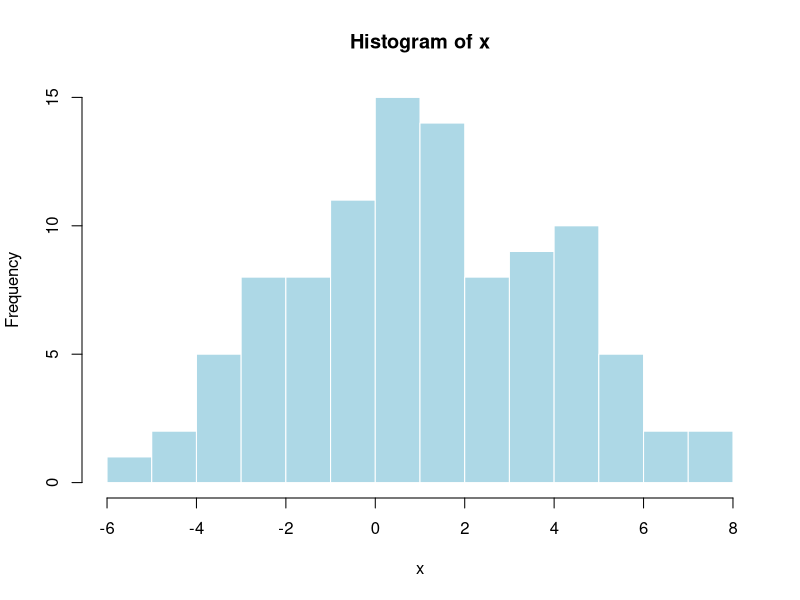
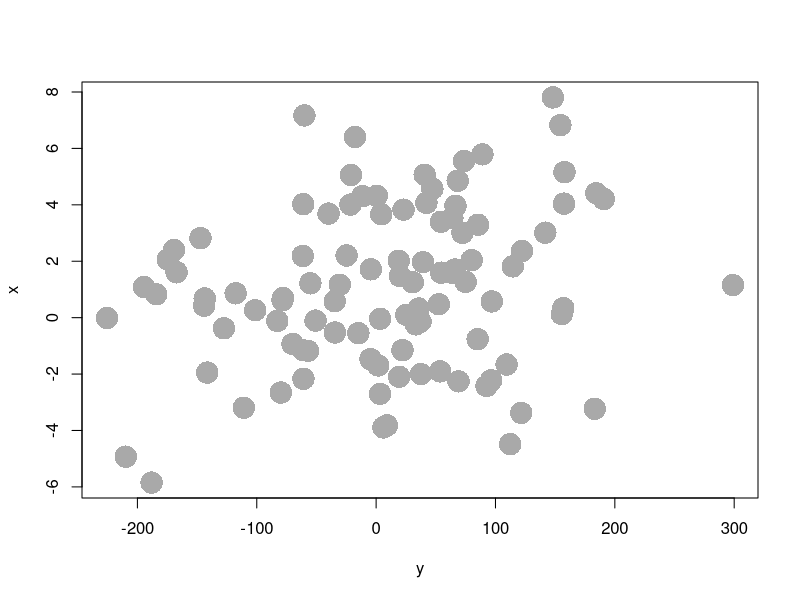

These figures' R source, in order:
## ---- chunk 1
x = rnorm(100,.5,3)
hist(x,breaks=10,col="lightblue",border="white")
## ---- chunk 2
# Echo == F means the code chunk won't render.
y = x + rnorm(100,8,100)
## ---- chunk 3
plot(y,x,pch=16,cex=3,col="darkgrey")
